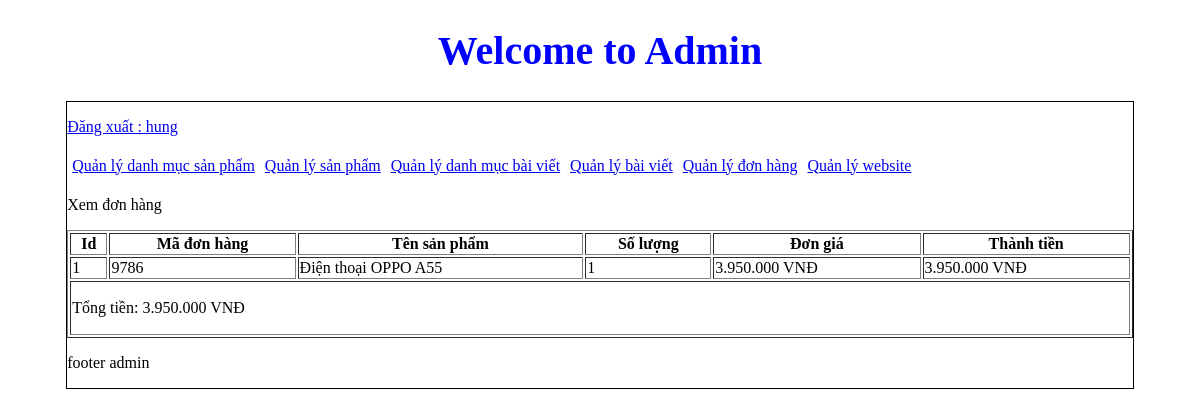
Page /admin/index.php?action=donhang&query=xemdonhang&code=9786 (signed in) on the committed database.
### tables this page shows
CREATE TABLE `cart_details` (
  `id_cart_details` int(11) NOT NULL,
  `code_cart` varchar(10) NOT NULL,
  `id_sanpham` int(11) NOT NULL,
  `soluongmua` int(11) NOT NULL
);

CREATE TABLE `sanpham` (
  `id_sanpham` int(11) NOT NULL,
  `tensanpham` varchar(250) NOT NULL,
  `masp` varchar(100) NOT NULL,
  `giasp` varchar(50) NOT NULL,
  `soluong` int(11) NOT NULL,
  `hinhanh` varchar(50) NOT NULL,
  `tomtat` tinytext NOT NULL,
  `noidung` text NOT NULL,
  `tinhtrang` int(11) NOT NULL,
  `id_danhmuc` int(11) NOT NULL
);

### admin/modules/quanlydonhang/xemdonhang.php (the view)
<p>Xem đơn hàng</p>
<?php
$code = $_GET['code'];
$sql_lietke_dh = "SELECT * FROM cart_details, sanpham WHERE cart_details.id_sanpham = sanpham.id_sanpham AND cart_details.code_cart = '" . $code . "' ORDER BY cart_details.id_cart_details DESC";
$query_lietke_dh = mysqli_query($mysqli, $sql_lietke_dh);
?>
<table style="width: 100%;" border="1px" style="border-collapse: collapse;">
    <tr>
        <th>Id</th>
        <th>Mã đơn hàng</th>
        <th>Tên sản phẩm</th>
        <th>Số lượng</th>
        <th>Đơn giá</th>
        <th>Thành tiền</th>
    </tr>
    <?php
    $i = 0;
    $tongtien = 0;
    while ($row = mysqli_fetch_array($query_lietke_dh)) {
        $i++;
        $thanhtien = $row['giasp'] * $row['soluongmua'];
        $tongtien += $thanhtien;
    ?>
        <tr>
            <td><?php echo $i ?></td>
            <td><?php echo $row['code_cart'] ?></td>
            <td><?php echo $row['tensanpham'] ?></td>
            <td><?php echo $row['soluongmua'] ?></td>
            <td><?php echo \number_format($row['giasp'], 0, ',', '.') . ' VNĐ' ?></td>
            <td><?php echo number_format($row['giasp'] * $row['soluongmua'], 0, ',', '.') . ' VNĐ' ?></td>
        </tr>
    <?php
    }
    ?>
    <td colspan="6">
        <p>Tổng tiền: <?php echo \number_format($tongtien, 0, ',', '.') . ' VNĐ' ?></p>
    </td>
</table>

### rows in the picture
cart_details: code_cart "9786", id_sanpham.tensanpham "Điện thoại OPPO A55", soluongmua "1", id_sanpham.giasp "3.950.000", $row['giasp'] * $row['soluongmua'] "3.950.000"

### other values in the picture
$_SESSION['dangnhap'] "hung"
$tongtien "3.950.000"
